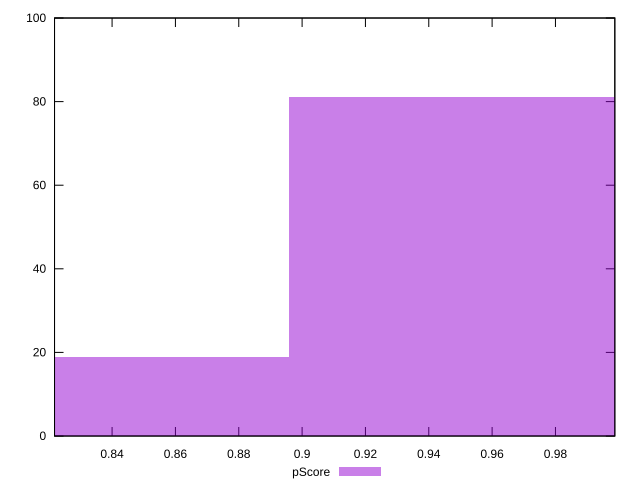

Recreate this plot in gnuplot.
reset

$pScore <<EOF
0.836193097469754 19
0.9556492542511474 81
EOF

set key outside below
set boxwidth 0.11945615678139343
set xrange [0.821828253121784:0.9987461930171693]
set yrange [0:100]
set trange [0:100]
set style fill transparent solid 0.5 noborder
set terminal svg size 640, 490 enhanced background rgb 'white'
set output "report_0_00242021-02-20T12:25:28.543Z/first-cpu-idle/samples/pages+cached+noadtech+nomedia+nocss/pScore/histogram.svg"

plot $pScore title "pScore" with boxes

reset
